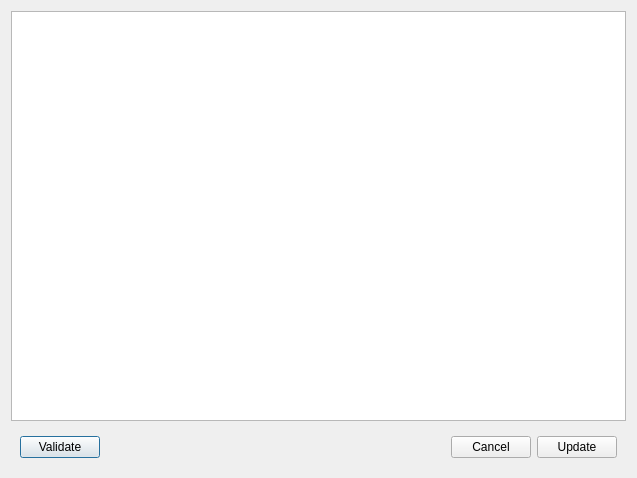
<?xml version="1.0" encoding="UTF-8"?>
<ui version="4.0">
 <class>AMSettingUpdate</class>
 <widget class="QDialog" name="AMSettingUpdate">
  <property name="geometry">
   <rect>
    <x>0</x>
    <y>0</y>
    <width>637</width>
    <height>478</height>
   </rect>
  </property>
  <property name="windowTitle">
   <string>Update Dialog</string>
  </property>
  <layout class="QVBoxLayout" name="verticalLayout">
   <item>
    <widget class="QPlainTextEdit" name="textEdit"/>
   </item>
   <item>
    <widget class="QWidget" name="widget" native="true">
     <layout class="QHBoxLayout" name="horizontalLayout">
      <item>
       <widget class="QPushButton" name="validateButton">
        <property name="text">
         <string>Validate</string>
        </property>
       </widget>
      </item>
      <item>
       <spacer name="horizontalSpacer">
        <property name="orientation">
         <enum>Qt::Horizontal</enum>
        </property>
        <property name="sizeHint" stdset="0">
         <size>
          <width>40</width>
          <height>20</height>
         </size>
        </property>
       </spacer>
      </item>
      <item>
       <widget class="QPushButton" name="cancelButton">
        <property name="text">
         <string>Cancel</string>
        </property>
       </widget>
      </item>
      <item>
       <widget class="QPushButton" name="updateButton">
        <property name="text">
         <string>Update</string>
        </property>
       </widget>
      </item>
     </layout>
    </widget>
   </item>
  </layout>
 </widget>
 <resources/>
 <connections/>
</ui>
